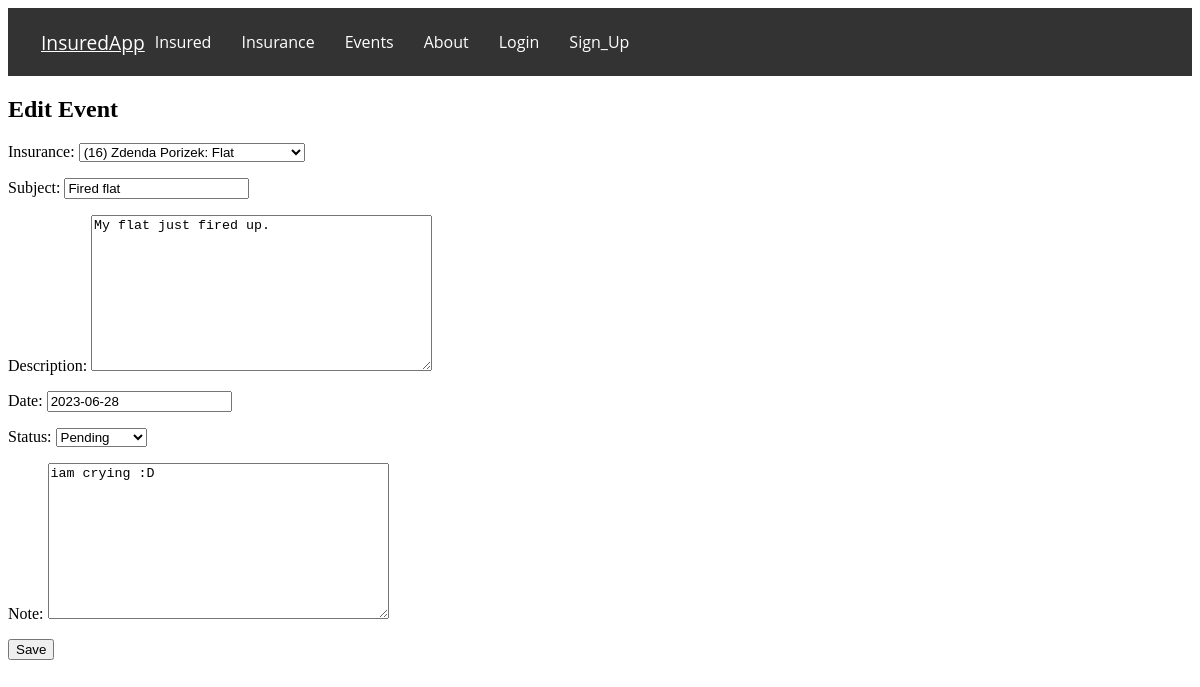
The app's page /edit_event/4/, older data.
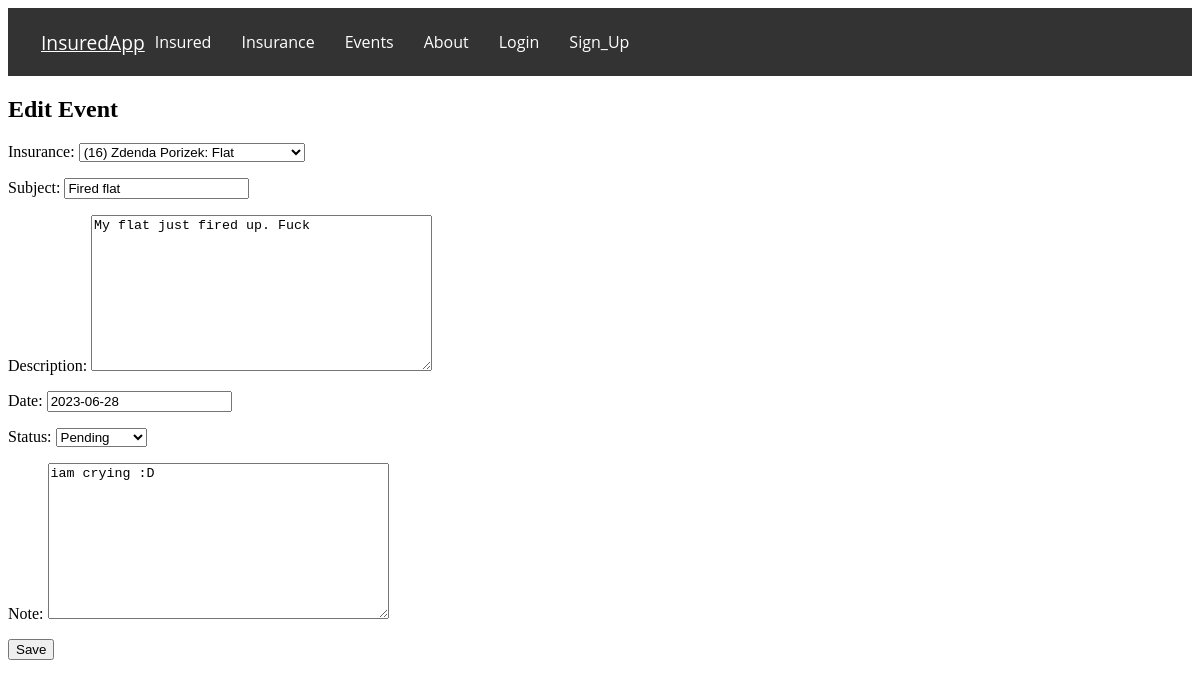
The same page, newer data.
### evidence/models.py (models this page shows, shortened)
class InsuranceEvent(models.Model):
    STATUS_CHOICES = (
        ('pending', 'Pending'),
        ('approved', 'Approved'),
        ('rejected', 'Rejected'),
        ('in_progress', 'In Progress'),
        ('completed', 'Completed'),
    )
    insurance = models.ForeignKey(Insurance, on_delete=models.CASCADE, null=True)
    subject = models.CharField(max_length=32, null=True)
    description = models.TextField()
    date = models.DateField()
    status = models.CharField(max_length=32, choices=STATUS_CHOICES)
    note = models.TextField(blank=True, null=True)

### evidence/views.py (the view)
# urls.py: path('edit_event/<int:event_id>/', views.edit_event, name='edit_event'),
def edit_event(request, event_id):
    event = get_object_or_404(InsuranceEvent, id=event_id)
    if request.method == 'POST':
        form = InsuranceEventForm(request.POST, instance=event)
        if form.is_valid():
            form.save()
            return redirect('insurance_event_detail', event_id=event_id)
    else:
        form = InsuranceEventForm(instance=event)
    context = {
        'form': form,
        'event': event
    }
    return render(request, 'edit_event.html', context)

### evidence/forms.py
class InsuranceEventForm(forms.ModelForm):
    class Meta:
        model = InsuranceEvent
        fields = ['insurance', 'subject', 'description', 'date', 'status', 'note']

### evidence/models.py (called while the page is built)
    def __str__(self):
        insured_names = [f"{insured.first_name} {insured.last_name}" for insured in self.insurance.all()]
        insured_list = ", ".join(insured_names)
        return f"({self.id}) {insured_list}: {self.subject}"

### evidence/templates/edit_event.html (shortened to what this page needs)
{% extends 'base.html' %}
{% block content %}
  <h2>Edit Event</h2>
  <form method="post">
    {{ form.as_p }}
    <button type="submit">Save</button>
  </form>
{% endblock %}

Row changes from the older to the newer data that the page shows:
changed InsuranceEvent "(16) Zdenda Porizek: Flat": description "My flat just fired up." → "My flat just fired up. Fuck"
